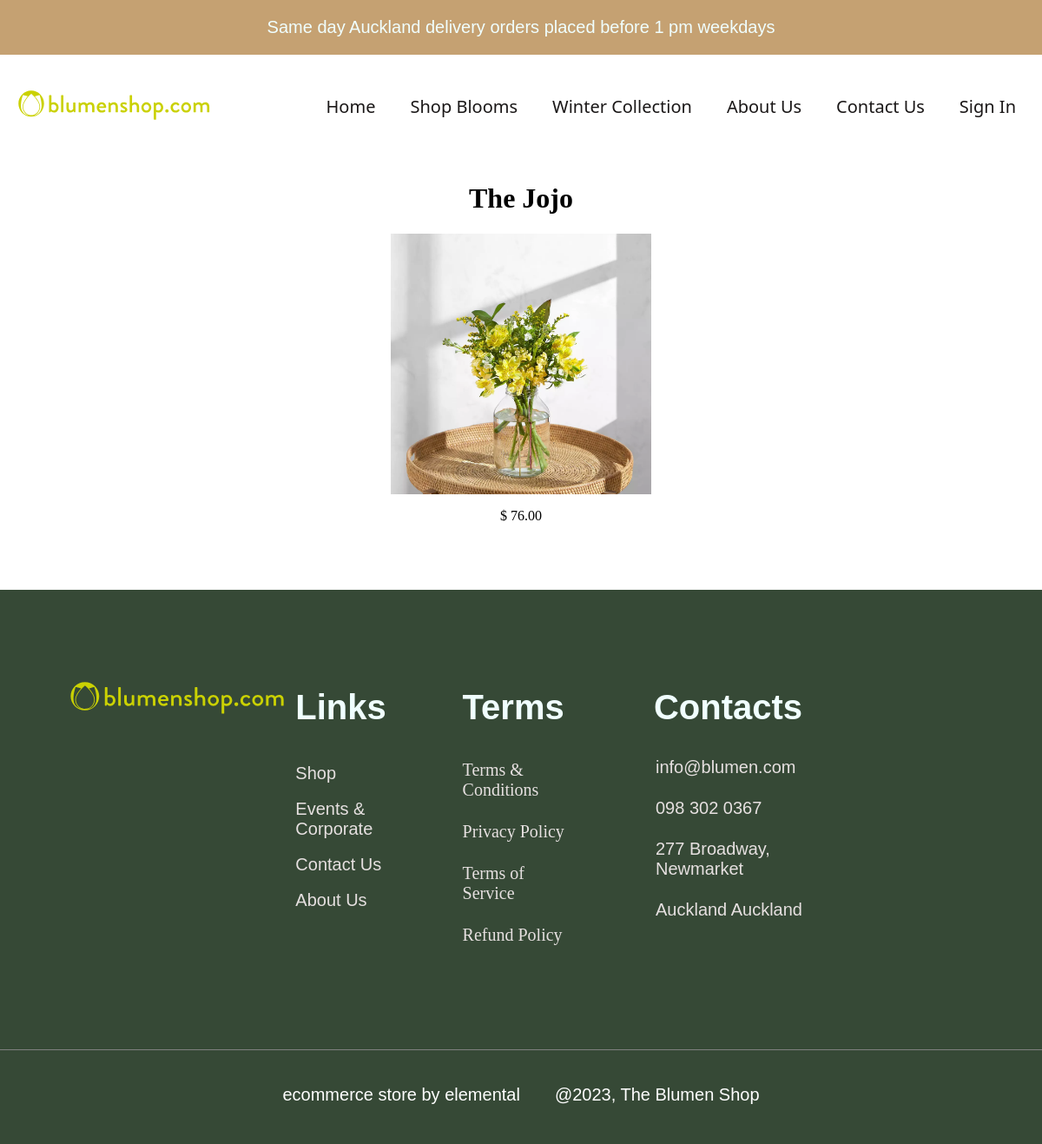
The page /auth/SingleFlower.php?flower_id=4 on the database its author committed.
### tables this page shows
CREATE TABLE `flowers` (
  `flower_id` int(11) NOT NULL,
  `flower_name` varchar(255) NOT NULL,
  `price` decimal(10,2) NOT NULL,
  `image` varchar(255) NOT NULL,
  `addedbyuser` int(11) DEFAULT NULL,
  `category` varchar(255) NOT NULL DEFAULT 'Uncategorized',
  `added_date` timestamp NOT NULL DEFAULT current_timestamp()
);

### auth/db_connection.php (called while the page is built, shortened)
<?php
class DatabaseConnection
{
    private static $instance = null;
    private $conn;
    private function __construct()
    {
        $this->host = "localhost";
        $this->username = "root";
        $this->password = "";
        $this->database = "flowershop";
        $this->conn = new mysqli($this->host, $this->username, $this->password, $this->database);
    }
    public static function getInstance()
    {
        if (self::$instance === null) {
            self::$instance = new self();
        }
        return self::$instance;
    }
    public function getConnection()
    {
        return $this->conn;
    }
}
?>

### auth/flowers.php (called while the page is built, shortened)
<?php
class Flower
{
    private $db;
    public function __construct()
    {
        $this->db = DatabaseConnection::getInstance()->getConnection();
    }
    public function getFlowerById($flowerId)
    {
        $sql = "SELECT * FROM flowers WHERE flower_id = ?";
        $stmt = $this->db->prepare($sql);
        $stmt->bind_param("i", $flowerId);
        if ($stmt->execute()) {
            $result = $stmt->get_result();
            if ($result->num_rows > 0) {
                $flower = $result->fetch_assoc();
                return $flower;
            } else {
                return null;
            }
        } else {
            return null;
        }
    }
}
?>

### auth/SingleFlower.php (the view, shortened to what this page needs)
<?php
include("pages/header.php");
include("auth/flowers.php");
include("auth/db_connection.php");
$flowers = new Flower();
if (isset($_GET['flower_id'])) {
    $flowerId = $_GET['flower_id'];
    $flowerDetails = $flowers->getFlowerById($flowerId);
    if ($flowerDetails) {
       ?>
        <div class="flower-details">
            <h1 class="titullii">
                <?= $flowerDetails['flower_name'] ?>
            </h1>
            <img class="flower-imgg" src="./images/<?= $flowerDetails['image'] ?>" alt="<?= $flowerDetails['flower_name'] ?>">
            <p id="cmimi-lule">$
                <?= $flowerDetails['price'] ?>
            </p>
        </div>
       <?php
    } else {
        echo "<p>Flower not found!</p>";
    }
} else {
    echo "<p>Invalid flower ID!</p>";
}
include("footer.php");
?>

### assets/css/index.css (style rules this page uses)
body { margin: 0; position: relative; }
.flower-imgg { width: 300px; }
.flower-details { display: flex; flex-direction: column; justify-content: center; align-items: center; }

### assets/css/main.css (style rules this page uses)
img { width: 100%; height: auto; }

### assets/css/register.css (style rules this page uses)
body { margin: 0; }

### rows shown on the page
flowers: flower_name "The Jojo", image (picture), price "76.00"
